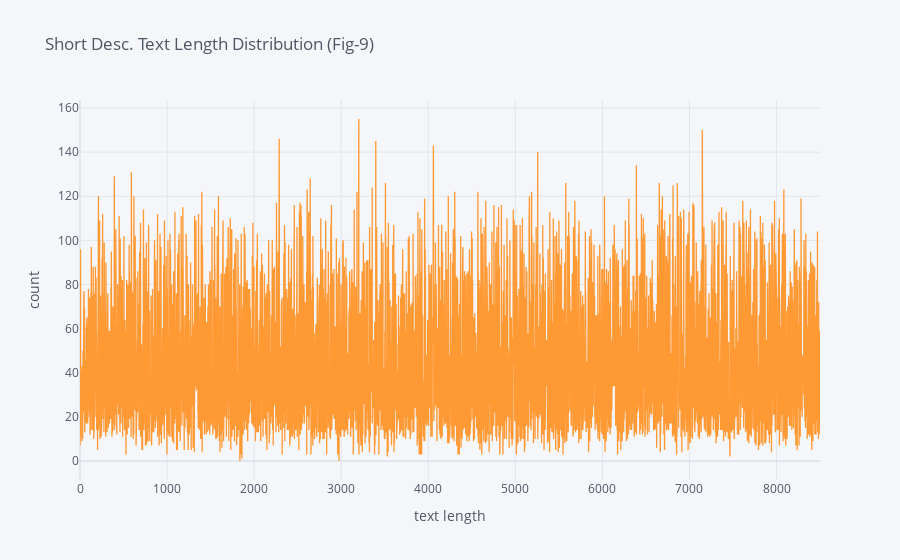

Source (notebook cell):
### Markdown cell above
**Comments:**
- There are 2950 callers have been captured in the entire dataset.
- 15 callers are identified to be involved in raising tickets for multiple assignment groups, there by contributing total 281 tickets in the dataset.
- The analysis of top 5 callers volume in each of the top 10 assignment groups shows a wide veriety of distributions in each pie chart. This is an indicative of the fact that each assignment group deals with issues impacting the business in NOT biased propertions.

#### The distribution of Short description lengths
Plots the variation of length and word count of Short description attribute

### Code cell
# Short Desc text length
ticket['sd_len'].iplot(
    kind='scatter',
    xTitle='text length',
    yTitle='count',
    title='Short Desc. Text Length Distribution (Fig-9)')

# Short desc word count
ticket['sd_word_count'].iplot(
    kind='hist',
    bins=100,
    xTitle='word count',
    linecolor='black',
    yTitle='count',
    colorscale='pastel1',
    title='Short desc. Word Count Distribution (Fig-10)')

### Figure 1 — Plotly figure (JSON) as saved in the notebook; plotly's stock layout.template omitted (floating-point values rounded to 4 significant figures; data arrays with more than 128 entries replaced by an {"elided": "..."} marker saying what was removed)
{"data": [{"line": {"color": "rgba(255, 153, 51, 1.0)", "dash": "solid", "shape": "linear", "width": 1.3}, "mode": "lines", "name": "sd_len", "text": "", "type": "scatter", "x": {"elided": "8500 int values"}, "y": {"elided": "8500 int values"}}], "layout": {"legend": {"bgcolor": "#F5F6F9", "font": {"color": "#4D5663"}}, "paper_bgcolor": "#F5F6F9", "plot_bgcolor": "#F5F6F9", "title": {"font": {"color": "#4D5663"}, "text": "Short Desc. Text Length Distribution (Fig-9)"}, "xaxis": {"gridcolor": "#E1E5ED", "showgrid": true, "tickfont": {"color": "#4D5663"}, "title": {"font": {"color": "#4D5663"}, "text": "text length"}, "zerolinecolor": "#E1E5ED"}, "yaxis": {"gridcolor": "#E1E5ED", "showgrid": true, "tickfont": {"color": "#4D5663"}, "title": {"font": {"color": "#4D5663"}, "text": "count"}, "zerolinecolor": "#E1E5ED"}}}
